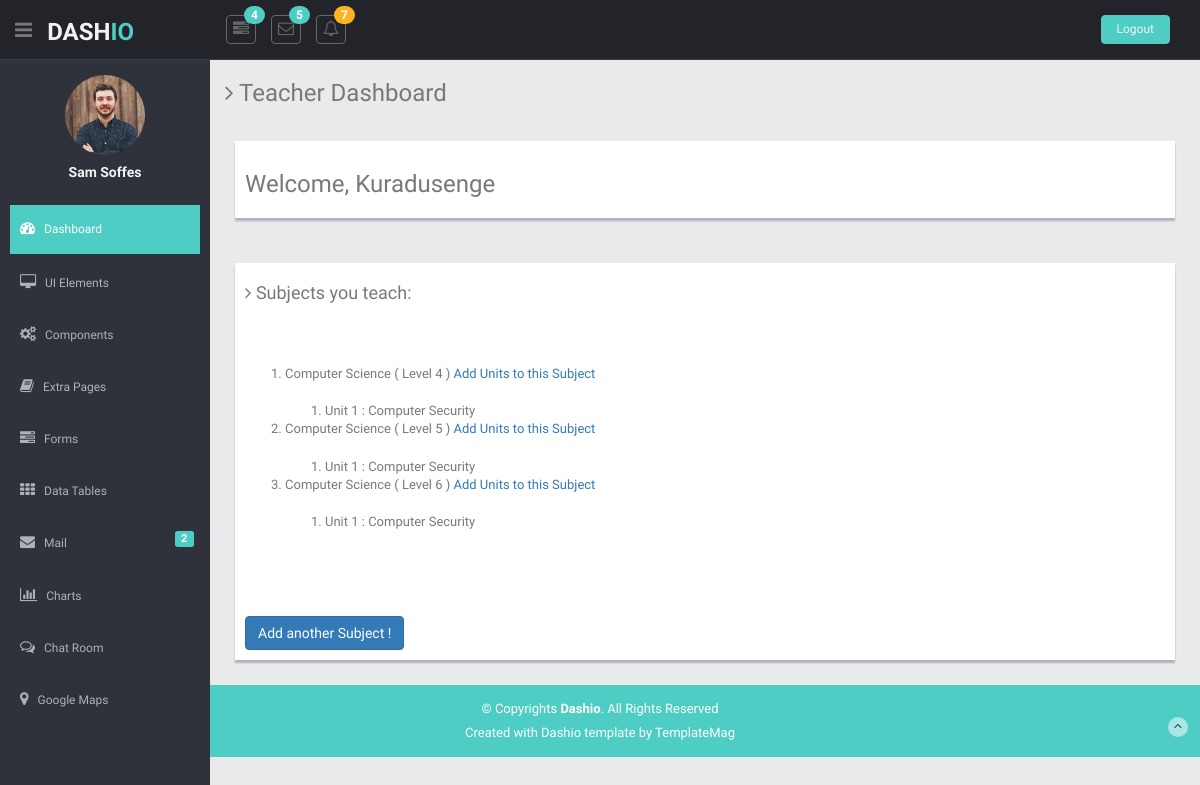
The page /teacher/unit (signed in) on the database its author committed.
### schoolapp/models.py (models this page shows, shortened)
class Subject(models.Model):
    sub_name = models.CharField(max_length=255)
    units = models.IntegerField()
    level = models.ForeignKey(Level, related_name='level_subjects', default=1, on_delete=models.CASCADE)
    teacher = models.ForeignKey(Teacher, related_name="taught_by", on_delete=models.CASCADE)
    class Meta:
        db_table = "subject"

class Level(models.Model):
    levelName = models.CharField(max_length=20)
    teacher = models.ManyToManyField(Teacher)
    class Meta:
        db_table = "level"
    def __str__(self):
        return self.levelName

class Unit(models.Model):
    unit_number = models.IntegerField()
    unit_title = models.CharField(max_length=150)
    subject = models.ForeignKey(Subject, related_name="subject_unit", on_delete=models.CASCADE)
    class Meta:
        db_table = "unit"

### schoolapp/views.py (the view)
# urls.py: path('teacher/unit', views.units),
def units(request):
    context = {
        'all_subjects': Subject.objects.filter(teacher=request.session['id']),
        'units':Unit.objects.filter(subject_id=Subject.objects.get(id = 6)),
    }
    return render(request, 'teachers/units.html', context)

### schoolapp/templates/teachers/units.html (shortened to what this page needs)
{% extends 'master/master.html' %}
{% load static %}
{% block content %}
<section id="main-content">
    <section class="wrapper">
      <h3><i class="fa fa-angle-right"></i> Teacher Dashboard</h3>
      <div class="row mt">
        <div class="col-lg-12">
          <div class="form-panel">
            <h3>Welcome, {{request.session.teacher}}</h3>
          </div>
        </div>
      </div>
      <div class="row mt">
        <div class="col-lg-12">
          <div class="form-panel">
            <h4 class="mb"><i class="fa fa-angle-right"></i> Subjects you teach:</h4>
              <br><br>
                <ol>
                  {% for subject in all_subjects %}
                  <li>{{subject.sub_name}} ( {{subject.level}} )  <a href="" data-toggle="modal" data-target="#modalUnitForm">Add Units to this Subject</a></li><br>
                  <ol>
                    {% for unit in units %}
                    <li>Unit {{ unit.unit_number }} : {{ unit.unit_title }}</li>
                    {% empty %}
                    <b>No units yet added for this subject </b>
                    {% endfor %}
                  </ol>
                  {% empty %}
                    <center><b>No Subjects found</b></center> <a href="" class="btn btn-primary" data-toggle="modal" data-target="#modalContactForm">Add Subjects!</a>
                  {% endfor %}
                </ol>
                <br><br><br><br>
                <a href="" class="btn btn-primary" data-toggle="modal" data-target="#modalContactForm">Add another Subject !</a>
          </div>
        </div>
      </div>
    </section>
  </section>
  {% endblock %}

### schoolapp/templates/master/master.html (shortened to what this page needs)
<!DOCTYPE html>
<html lang="en">
<head>
  {% load static %}
  <link rel="stylesheet" href="{% static 'css/bootstrap.min.css' %}">
  <link href="{% static 'lib/bootstrap/css/bootstrap.min.css' %}" rel="stylesheet">
  <link href="{% static 'lib/font-awesome/css/font-awesome.css' %}" rel="stylesheet" />
  <link rel="stylesheet" type="text/css" href="{% static 'css/zabuto_calendar.css' %}">
  <link rel="stylesheet" type="text/css" href="{% static 'lib/gritter/css/jquery.gritter.css' %}" />
  <link href="{% static 'css/style.css' %}" rel="stylesheet">
  <link href="{% static 'css/style-responsive.css' %}" rel="stylesheet">
</head>
<body>
  <section id="container">
    <header class="header black-bg">
      <div class="sidebar-toggle-box">
        <div class="fa fa-bars tooltips" data-placement="right" data-original-title="Toggle Navigation"></div>
      </div>
      <a href="index.html" class="logo"><b>DASH<span>IO</span></b></a>
      <div class="nav notify-row" id="top_menu">
        <ul class="nav top-menu">
          <li class="dropdown">
            <a data-toggle="dropdown" class="dropdown-toggle" href="index.html#">
              <i class="fa fa-tasks"></i>
              <span class="badge bg-theme">4</span>
              </a>
          </li>
          <li id="header_inbox_bar" class="dropdown">
            <a data-toggle="dropdown" class="dropdown-toggle" href="index.html#">
              <i class="fa fa-envelope-o"></i>
              <span class="badge bg-theme">5</span>
              </a>
          </li>
          <li id="header_notification_bar" class="dropdown">
            <a data-toggle="dropdown" class="dropdown-toggle" href="index.html#">
              <i class="fa fa-bell-o"></i>
              <span class="badge bg-warning">7</span>
              </a>
          </li>
        </ul>
      </div>
      <div class="top-menu">
        <ul class="nav pull-right top-menu">
          <li><a class="logout" href="/teacher/logout">Logout</a></li>
        </ul>
      </div>
    </header>
    <aside>
      <div id="sidebar" class="nav-collapse ">
        <ul class="sidebar-menu" id="nav-accordion">
          <p class="centered"><a href="profile.html"><img src="{% static 'img/ui-sam.jpg' %}" class="img-circle" width="80"></a></p>
          <h5 class="centered">Sam Soffes</h5>
          <li class="mt">
            <a class="active" href="index.html">
              <i class="fa fa-dashboard"></i>
              <span>Dashboard</span>
              </a>
          </li>
          <li class="sub-menu">
            <a href="javascript:;">
              <i class="fa fa-desktop"></i>
              <span>UI Elements</span>
              </a>
          </li>
          <li class="sub-menu">
            <a href="javascript:;">
              <i class="fa fa-cogs"></i>
              <span>Components</span>
              </a>
          </li>
          <li class="sub-menu">
            <a href="javascript:;">
              <i class="fa fa-book"></i>
              <span>Extra Pages</span>
              </a>
          </li>
          <li class="sub-menu">
            <a href="javascript:;">
              <i class="fa fa-tasks"></i>
              <span>Forms</span>
              </a>
          </li>
          <li class="sub-menu">
            <a href="javascript:;">
              <i class="fa fa-th"></i>
              <span>Data Tables</span>
              </a>
          </li>
          <li>
            <a href="inbox.html">
              <i class="fa fa-envelope"></i>
              <span>Mail </span>
              <span class="label label-theme pull-right mail-info">2</span>
              </a>
          </li>
          <li class="sub-menu">
            <a href="javascript:;">
              <i class=" fa fa-bar-chart-o"></i>
              <span>Charts</span>
              </a>
          </li>
          <li class="sub-menu">
            <a href="javascript:;">
              <i class="fa fa-comments-o"></i>
              <span>Chat Room</span>
              </a>
          </li>
          <li>
            <a href="google_maps.html">
              <i class="fa fa-map-marker"></i>
              <span>Google Maps </span>
              </a>
          </li>
        </ul>
      </div>
    </aside>
        {% block content %}
        {% endblock %}
    <footer class="site-footer">
      <div class="text-center">
        <p>
          &copy; Copyrights <strong>Dashio</strong>. All Rights Reserved
        </p>
        <div class="credits">
          Created with Dashio template by <a href="https://templatemag.com/">TemplateMag</a>
        </div>
        <a href="index.html#" class="go-top">
          <i class="fa fa-angle-up"></i>
          </a>
      </div>
    </footer>
  </section>
</body>
</html>

### schoolapp/static/css/style.css (style rules this page uses)
body { color: #797979; background: #eaeaea; font-family: 'Ruda', sans-serif; padding: 0px !important; margin: 0px !important; font-size:13px; }
ul li { list-style: none; }
a, a:hover, a:focus { text-decoration: none; outline: none; }
#container { width: 100%; height: 100%; }
.bg-theme { background-color: #4ECDC4; }
.centered { text-align: center; }
.mt { margin-top: 25px; }
.mb { margin-bottom: 25px; }
.label-theme { background-color: #4ECDC4; }
ul.top-menu > li > .logout { color: #f2f2f2; font-size: 12px; border-radius: 4px; -webkit-border-radius: 4px; border: 1px solid #64c3c2 !important; padding: 5px 15px; margin-right: 15px; background: #4ECDC4; margin-top: 15px; }
#sidebar { width: 210px; height: 100%; position: fixed; background: #2f323a; }
#sidebar h5 { color: #f2f2f2; font-weight: 700; }
#sidebar ul li { position: relative; }
ul.sidebar-menu , ul.sidebar-menu li ul.sub { margin: -2px 0 0; padding: 0; }
ul.sidebar-menu { margin-top: 75px; }
ul.sidebar-menu li { margin-bottom: 5px; margin-left:10px; margin-right:10px; }
ul.sidebar-menu li.sub-menu { line-height: 15px; }
ul.sidebar-menu li a span { display: inline-block; }
ul.sidebar-menu li a { color: #aeb2b7; text-decoration: none; display: block; padding: 15px 0 15px 10px; font-size: 12px; outline: none; -webkit-transition: all 0.3s ease; -moz-transition: all 0.3s ease; -o-transition: all 0.3s ease; -ms-transition: all 0.3s ease; transition: all 0.3s ease; }
ul.sidebar-menu li a.active, ul.sidebar-menu li a:hover, ul.sidebar-menu li a:focus { background: #4ECDC4; color: #fff; display: block; -webkit-transition: all 0.3s ease; -moz-transition: all 0.3s ease; -o-transition: all 0.3s ease; -ms-transition: all 0.3s ease; transition: all 0.3s ease; }
ul.sidebar-menu li a i { font-size: 15px; padding-right: 6px; }
ul.sidebar-menu li a.active i { color: #fff; }
.mail-info, .mail-info:hover { margin: -3px 6px 0 0; font-size: 11px; }
#main-content { margin-left: 210px; }
.header, .footer { min-height: 60px; padding: 0 15px; }
.header { position: fixed; left: 0; right: 0; z-index: 1002; }
.black-bg { background: #22242a; border-bottom: 1px solid #393d46; }
.wrapper { display: inline-block; margin-top: 60px; padding-left: 15px; padding-right: 15px; padding-bottom: 15px; padding-top: 0px; width: 100%; }
a.logo { font-size: 24px; color: #f2f2f2; float: left; margin-top: 15px; text-transform: uppercase; }
a.logo b { font-weight: 900; }
a.logo span { color: #4ECDC4; }
#top_menu .nav > li, ul.top-menu > li { float: left; }
.notify-row { float: left; margin-top: 15px; margin-left: 92px; }
ul.top-menu > li > a { color: #666666; font-size: 16px; border-radius: 4px; -webkit-border-radius: 4px; border:1px solid #666666 !important; padding: 2px 6px; margin-right: 15px; }
.notify-row .badge { position: absolute; right: -10px; top: -10px; z-index: 100; }
.sidebar-toggle-box { float: left; padding-right: 15px; margin-top: 20px; }
.sidebar-toggle-box .fa-bars { cursor: pointer; display: inline-block; font-size: 20px; }
.form-panel { background: #ffffff; margin: 10px; padding: 10px; box-shadow: 0px 3px 2px #aab2bd; text-align: left; }
.badge.bg-warning { background: #FCB322; }
.site-footer { background: #4ECDC4; color: #fff; padding: 15px 0; }
.site-footer p { margin-bottom: 5px; }
.credits, .credits a { color: #fff; }
.go-top { margin-right: 1%; margin-top: -25px; float: right; background: rgba(255,255,255,.5); width: 20px; height: 20px; border-radius: 50%; -webkit-border-radius: 50%; }
.go-top i { color: #2A3542; }

### rows shown on the page
Subject: sub_name "Computer Science", level "Level 4"
Unit: unit_number "1", unit_title "Computer Security"
Subject: sub_name "Computer Science", level "Level 5"
Subject: sub_name "Computer Science", level "Level 6"

### other values the page prints
{{ request.session.teacher }} "Kuradusenge"
